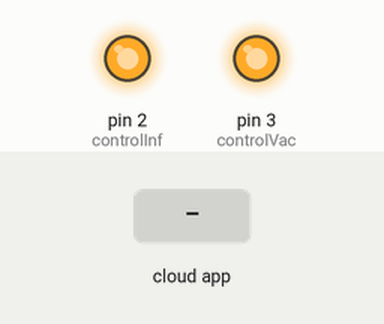
Bench run of a sketch on a simulated Arduino Uno, built with avr-gcc and run on an emulated ATmega328P. On the bench: output pins drawn as LEDs (lit = HIGH). The test bench sets the inputs (shaded band). The ROS host is connected and sends only what is stated.

Above: at 1.2 s.
1.3 s: the phone or cloud app sets toggle_vac to 0
At 2.5 s:
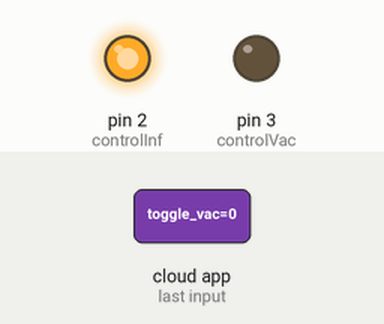
2.8 s: the phone or cloud app sets toggle_vac to 1
At 3.7 s:
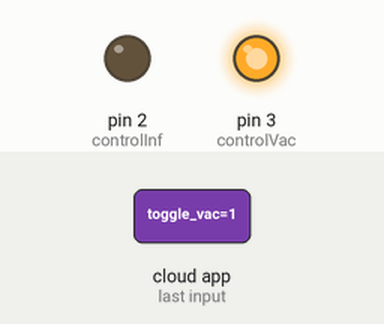
Timing chart, 0 to 5.8 s (numbered marks = the images above; inputs shaded):
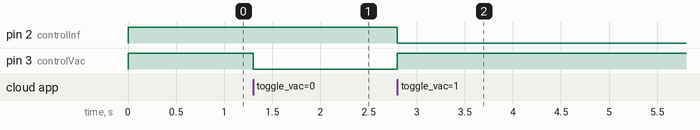

The sketch:

vacuumros.ino
```cpp
/*  To use this code, you must first have rosserial_python
 *  and from there you can use rosserial_arduino.
 *
 *  Here are the commands you must use to run the code.
 *
 *  In a terminal run:
 *  roscore
 *
 *  In another terminal run:
 *  rosrun rosserial_python serial_node.py /(port name - usually dev/ACM*)
 *  (remember to run source /opt/ etc...)
 *
 *  To ensure that you are subscribing, in another terminal run:
 *  rostopic list
 *  (you should see toggle_vac)
 *
 *  To do standard testing on this node run:
 *  rostopic pub /toggle_vac std_msgs/Int8 "data: _"
 *  Where '_' can be filled in with 0, 1, or 2.
 */

#include <ros.h>
#include <std_msgs/Int8.h>

// I believe that brown wire goes to 2, white -> 3

int controlInf = 2;
int controlVac = 3;

// led for testing purposes
int ledTest = 13;

// Creates a ROS node
ros::NodeHandle Gripper;

// Subscribes to Int8 message
// 0 - vacuum
// 1 - inflate
// 2 - stop
void messageCb( const std_msgs::Int8& toggle_msg){
  if (toggle_msg.data == 2) {
    stop_all();
  }
  else{
    switchMode(toggle_msg.data);
  }
}

// ROS subscriber listen to: /toggle_vac
ros::Subscriber<std_msgs::Int8> sub("toggle_vac", &messageCb );

void setup() {
  pinMode(controlInf, OUTPUT);
  pinMode(controlVac, OUTPUT);
  digitalWrite(controlInf, HIGH); // HIGH = off!
  digitalWrite(controlVac, HIGH);

  // TODO: create a publisher

  // Creating a subscriber node
  Gripper.initNode();
  Gripper.subscribe(sub);
}

void loop() {
  Gripper.spinOnce();
  delay(1);
}

// Function for switching between inflate and vacuum
void switchMode(int toggle_msg){
  if (toggle_msg == 1){
    digitalWrite(controlInf, LOW);
    digitalWrite(controlVac, HIGH); // begin to inflate

    digitalWrite(ledTest, HIGH); // turn light on!
  }

  else if (toggle_msg == 0){
    digitalWrite(controlInf, HIGH);
    digitalWrite(controlVac, LOW); // begin to vacuum

    digitalWrite(ledTest, LOW); // turn light off
  }
}

// Function that stops inflation/vacuuming
void stop_all(){
  digitalWrite(controlInf, HIGH);
  digitalWrite(controlVac, HIGH); // stop both!

  digitalWrite(ledTest, LOW); // turn light off
}
```

Measured:
- after the input at 1.3 s, pin 3 (controlVac): HIGH → LOW at once
- after the input at 2.8 s, pin 2 (controlInf): HIGH → LOW at once; pin 3 (controlVac): LOW → HIGH at once
